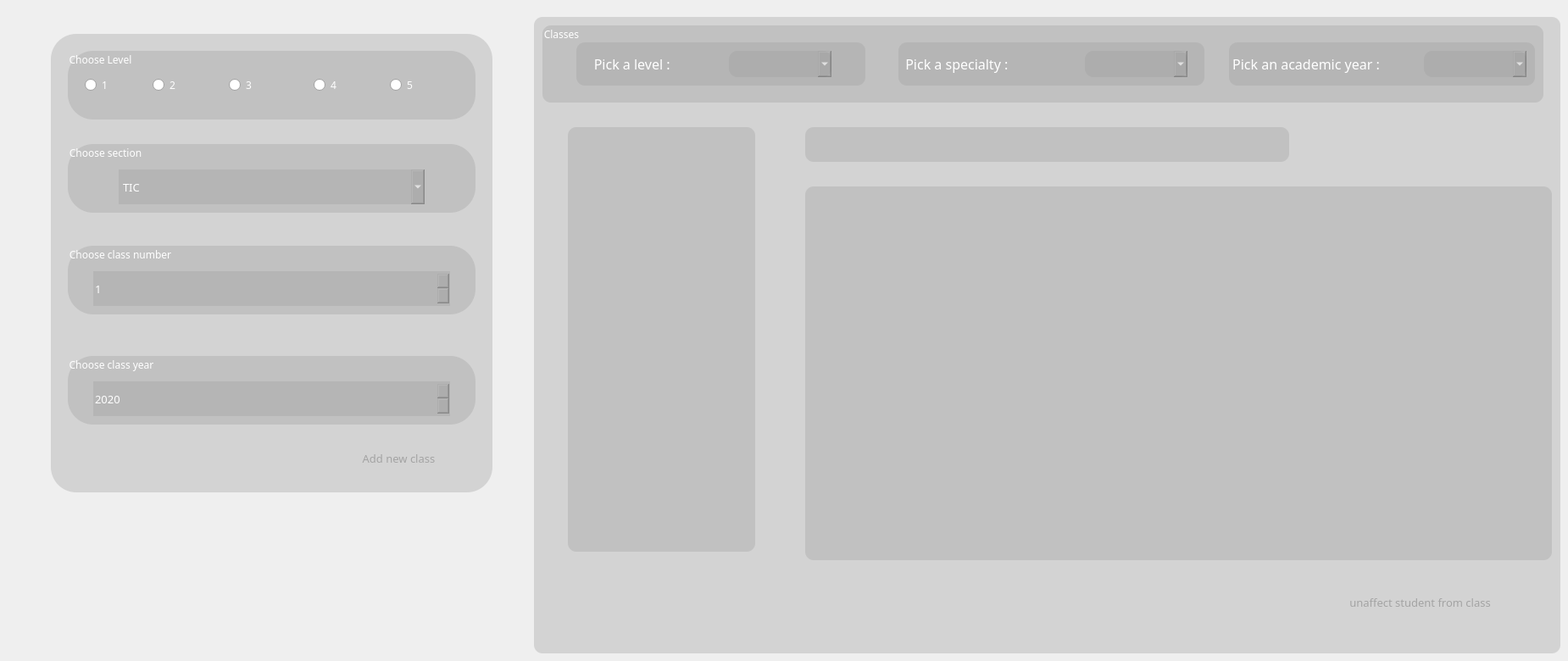
       <widget class="QWidget" name="groups">
        <attribute name="title">
         <string>Manage  Groups</string>
        </attribute>
        <widget class="QWidget" name="widget_2" native="true">
         <property name="geometry">
          <rect>
           <x>60</x>
           <y>40</y>
           <width>521</width>
           <height>541</height>
          </rect>
         </property>
         <property name="styleSheet">
          <string notr="true">background-color: rgba(159, 159, 159,90);
border-radius:30px;</string>
         </property>
         <widget class="QGroupBox" name="level">
          <property name="geometry">
           <rect>
            <x>20</x>
            <y>20</y>
            <width>481</width>
            <height>81</height>
           </rect>
          </property>
          <property name="font">
           <font>
            <family>Roboto Slab Medium</family>
            <pointsize>9</pointsize>
           </font>
          </property>
          <property name="styleSheet">
           <string notr="true">color:white;</string>
          </property>
          <property name="title">
           <string>Choose Level</string>
          </property>
          <widget class="QRadioButton" name="level1">
           <property name="geometry">
            <rect>
             <x>20</x>
             <y>30</y>
             <width>51</width>
             <height>20</height>
            </rect>
           </property>
           <property name="font">
            <font>
             <family>Roboto Slab Medium</family>
             <pointsize>9</pointsize>
            </font>
           </property>
           <property name="styleSheet">
            <string notr="true">QRadioButton{
background:none;
border-radius:3px;}
 QCheckBox::indicator {
     width: 18px;
     height: 18px;
background:none;
 }

  QRadioButton::indicator:checked
  {
    image: url(:/img/dart117_checkbox_disable.png);
  }
  QRadioButton::indicator:unchecked
  {
image:url(:/img/uncheck.png);
  }


 


 
  
</string>
           </property>
           <property name="text">
            <string>1</string>
           </property>
          </widget>
          <widget class="QRadioButton" name="level2">
           <property name="geometry">
            <rect>
             <x>100</x>
             <y>30</y>
             <width>61</width>
             <height>20</height>
            </rect>
           </property>
           <property name="font">
            <font>
             <family>Roboto Slab Medium</family>
             <pointsize>9</pointsize>
            </font>
           </property>
           <property name="styleSheet">
            <string notr="true">QRadioButton{
background:none;
border-radius:3px;}
 QCheckBox::indicator {
     width: 18px;
     height: 18px;
background:none;
 }

  QRadioButton::indicator:checked
  {
    image: url(:/img/dart117_checkbox_disable.png);
  }
  QRadioButton::indicator:unchecked
  {
image:url(:/img/uncheck.png);
  }


 


 
  
</string>
           </property>
           <property name="text">
            <string>2</string>
           </property>
          </widget>
          <widget class="QRadioButton" name="level3">
           <property name="geometry">
            <rect>
             <x>190</x>
             <y>30</y>
             <width>61</width>
             <height>20</height>
            </rect>
           </property>
           <property name="font">
            <font>
             <family>Roboto Slab Medium</family>
             <pointsize>9</pointsize>
            </font>
           </property>
           <property name="styleSheet">
            <string notr="true">QRadioButton{
background:none;
border-radius:3px;}
 QCheckBox::indicator {
     width: 18px;
     height: 18px;
background:none;
 }

  QRadioButton::indicator:checked
  {
    image: url(:/img/dart117_checkbox_disable.png);
  }
  QRadioButton::indicator:unchecked
  {
image:url(:/img/uncheck.png);
  }


 


 
  
</string>
           </property>
           <property name="text">
            <string>3</string>
           </property>
          </widget>
          <widget class="QRadioButton" name="level4">
           <property name="geometry">
            <rect>
             <x>290</x>
             <y>30</y>
             <width>51</width>
             <height>20</height>
            </rect>
           </property>
           <property name="font">
            <font>
             <family>Roboto Slab Medium</family>
             <pointsize>9</pointsize>
            </font>
           </property>
           <property name="styleSheet">
            <string notr="true">QRadioButton{
background:none;
border-radius:3px;}
 QCheckBox::indicator {
     width: 18px;
     height: 18px;
background:none;
 }

  QRadioButton::indicator:checked
  {
    image: url(:/img/dart117_checkbox_disable.png);
  }
  QRadioButton::indicator:unchecked
  {
image:url(:/img/uncheck.png);
  }


 


 
  
</string>
           </property>
           <property name="text">
            <string>4</string>
           </property>
          </widget>
          <widget class="QRadioButton" name="level5">
           <property name="geometry">
            <rect>
             <x>380</x>
             <y>30</y>
             <width>61</width>
             <height>20</height>
            </rect>
           </property>
           <property name="font">
            <font>
             <family>Roboto Slab Medium</family>
             <pointsize>9</pointsize>
            </font>
           </property>
           <property name="styleSheet">
            <string notr="true">QRadioButton{
background:none;
border-radius:3px;}
 QCheckBox::indicator {
     width: 18px;
     height: 18px;
background:none;
 }

  QRadioButton::indicator:checked
  {
    image: url(:/img/dart117_checkbox_disable.png);
  }
  QRadioButton::indicator:unchecked
  {
image:url(:/img/uncheck.png);
  }


 


 
  
</string>
           </property>
           <property name="text">
            <string>5</string>
           </property>
          </widget>
         </widget>
         <widget class="QGroupBox" name="section">
          <property name="geometry">
           <rect>
            <x>20</x>
            <y>130</y>
            <width>481</width>
            <height>81</height>
           </rect>
          </property>
          <property name="font">
           <font>
            <family>Roboto Slab Medium</family>
            <pointsize>9</pointsize>
           </font>
          </property>
          <property name="styleSheet">
           <string notr="true">color:white;</string>
          </property>
          <property name="title">
           <string>Choose section</string>
          </property>
          <widget class="QComboBox" name="classSection">
           <property name="geometry">
            <rect>
             <x>60</x>
             <y>30</y>
             <width>361</width>
             <height>41</height>
            </rect>
           </property>
           <property name="font">
            <font>
             <family>Roboto Slab Medium</family>
             <pointsize>10</pointsize>
            </font>
           </property>
           <item>
            <property name="text">
             <string>TIC</string>
            </property>
           </item>
           <item>
            <property name="text">
             <string>GL</string>
            </property>
           </item>
           <item>
            <property name="text">
             <string>DS</string>
            </property>
           </item>
           <item>
            <property name="text">
             <string>BI</string>
            </property>
           </item>
           <item>
            <property name="text">
             <string>EM</string>
            </property>
           </item>
           <item>
            <property name="text">
             <string>GC</string>
            </property>
           </item>
           <item>
            <property name="text">
             <string>SIM</string>
            </property>
           </item>
           <item>
            <property name="text">
             <string>SLEAM</string>
            </property>
           </item>
           <item>
            <property name="text">
             <string>INFINI</string>
            </property>
           </item>
           <item>
            <property name="text">
             <string>CLOUD</string>
            </property>
           </item>
           <item>
            <property name="text">
             <string>NIDS</string>
            </property>
           </item>
          </widget>
         </widget>
         <widget class="QGroupBox" name="academicyear">
          <property name="geometry">
           <rect>
            <x>20</x>
            <y>380</y>
            <width>481</width>
            <height>81</height>
           </rect>
          </property>
          <property name="font">
           <font>
            <family>Roboto Slab Medium</family>
            <pointsize>9</pointsize>
           </font>
          </property>
          <property name="styleSheet">
           <string notr="true">color:white;</string>
          </property>
          <property name="title">
           <string>Choose class year</string>
          </property>
          <widget class="QSpinBox" name="classacademicyear">
           <property name="geometry">
            <rect>
             <x>30</x>
             <y>30</y>
             <width>421</width>
             <height>41</height>
            </rect>
           </property>
           <property name="font">
            <font>
             <family>Roboto Slab Medium</family>
             <pointsize>10</pointsize>
            </font>
           </property>
           <property name="minimum">
            <number>2020</number>
           </property>
           <property name="maximum">
            <number>2050</number>
           </property>
          </widget>
         </widget>
         <widget class="QGroupBox" name="number">
          <property name="geometry">
           <rect>
            <x>20</x>
            <y>250</y>
            <width>481</width>
            <height>81</height>
           </rect>
          </property>
          <property name="font">
           <font>
            <family>Roboto Slab Medium</family>
            <pointsize>9</pointsize>
           </font>
          </property>
          <property name="styleSheet">
           <string notr="true">color:white;</string>
          </property>
          <property name="title">
           <string>Choose class number</string>
          </property>
          <widget class="QSpinBox" name="classNumber">
           <property name="geometry">
            <rect>
             <x>30</x>
             <y>30</y>
             <width>421</width>
             <height>41</height>
            </rect>
           </property>
           <property name="font">
            <font>
             <family>Roboto Slab Medium</family>
             <pointsize>10</pointsize>
            </font>
           </property>
           <property name="minimum">
            <number>1</number>
           </property>
           <property name="maximum">
            <number>20</number>
           </property>
          </widget>
         </widget>
         <widget class="QPushButton" name="addClass">
          <property name="geometry">
           <rect>
            <x>330</x>
            <y>480</y>
            <width>161</width>
            <height>41</height>
           </rect>
          </property>
          <property name="font">
           <font>
            <family>Roboto Slab Medium</family>
            <pointsize>10</pointsize>
           </font>
          </property>
          <property name="styleSheet">
           <string notr="true">#addClass{
background: rgba(255, 255, 255,100);
border-image:url(:/img/b_l_n.png);
border:none;
	color: rgb(255, 255, 255);
padding:0px;
background:none;
color:#a3a3a3;
}
#addClass:pressed{
border-image:url(:/img/b_l_p.png);}
</string>
          </property>
          <property name="text">
           <string>Add new class</string>
          </property>
         </widget>
        </widget>
        <widget class="QWidget" name="widget_3" native="true">
         <property name="geometry">
          <rect>
           <x>630</x>
           <y>20</y>
           <width>1211</width>
           <height>751</height>
          </rect>
         </property>
         <property name="styleSheet">
          <string notr="true">background-color: rgba(159, 159, 159,90);
border-radius:10px;</string>
         </property>
         <widget class="QGroupBox" name="classes">
          <property name="geometry">
           <rect>
            <x>10</x>
            <y>10</y>
            <width>1181</width>
            <height>91</height>
           </rect>
          </property>
          <property name="font">
           <font>
            <family>Roboto Slab Medium</family>
            <pointsize>9</pointsize>
           </font>
          </property>
          <property name="styleSheet">
           <string notr="true">color:white;</string>
          </property>
          <property name="title">
           <string>Classes</string>
          </property>
          <widget class="QComboBox" name="classLV">
           <property name="geometry">
            <rect>
             <x>220</x>
             <y>30</y>
             <width>121</width>
             <height>31</height>
            </rect>
           </property>
           <property name="font">
            <font>
             <family>Roboto Slab Medium</family>
             <pointsize>10</pointsize>
            </font>
           </property>
           <item>
            <property name="text">
             <string/>
            </property>
           </item>
           <item>
            <property name="text">
             <string>1</string>
            </property>
           </item>
           <item>
            <property name="text">
             <string>2</string>
            </property>
           </item>
           <item>
            <property name="text">
             <string>3</string>
            </property>
           </item>
           <item>
            <property name="text">
             <string>4</string>
            </property>
           </item>
           <item>
            <property name="text">
             <string>5</string>
            </property>
           </item>
          </widget>
          <widget class="QComboBox" name="classAY">
           <property name="geometry">
            <rect>
             <x>1040</x>
             <y>30</y>
             <width>121</width>
             <height>31</height>
            </rect>
           </property>
           <property name="font">
            <font>
             <family>Roboto Slab Medium</family>
             <pointsize>10</pointsize>
            </font>
           </property>
           <item>
            <property name="text">
             <string/>
            </property>
           </item>
           <item>
            <property name="text">
             <string>2020/2021</string>
            </property>
           </item>
           <item>
            <property name="text">
             <string>2021/2022</string>
            </property>
           </item>
           <item>
            <property name="text">
             <string>2022/2023</string>
            </property>
           </item>
           <item>
            <property name="text">
             <string>2023/2024</string>
            </property>
           </item>
           <item>
            <property name="text">
             <string>2024/2025</string>
            </property>
           </item>
           <item>
            <property name="text">
             <string>2025/2026</string>
            </property>
           </item>
           <item>
            <property name="text">
             <string>2026/2027</string>
            </property>
           </item>
           <item>
            <property name="text">
             <string>2027/2028</string>
            </property>
           </item>
           <item>
            <property name="text">
             <string>2028/2029</string>
            </property>
           </item>
          </widget>
          <widget class="QComboBox" name="classST">
           <property name="geometry">
            <rect>
             <x>640</x>
             <y>30</y>
             <width>121</width>
             <height>31</height>
            </rect>
           </property>
           <property name="font">
            <font>
             <family>Roboto Slab Medium</family>
             <pointsize>10</pointsize>
            </font>
           </property>
           <item>
            <property name="text">
             <string/>
            </property>
           </item>
           <item>
            <property name="text">
             <string>TIC</string>
            </property>
           </item>
           <item>
            <property name="text">
             <string>GL</string>
            </property>
           </item>
           <item>
            <property name="text">
             <string>DS</string>
            </property>
           </item>
           <item>
            <property name="text">
             <string>BI</string>
            </property>
           </item>
           <item>
            <property name="text">
             <string>EM</string>
            </property>
           </item>
           <item>
            <property name="text">
             <string>GC</string>
            </property>
           </item>
           <item>
            <property name="text">
             <string>SIM</string>
            </property>
           </item>
           <item>
            <property name="text">
             <string>SLEAM</string>
            </property>
           </item>
           <item>
            <property name="text">
             <string>INFINI</string>
            </property>
           </item>
           <item>
            <property name="text">
             <string>CLOUD</string>
            </property>
           </item>
           <item>
            <property name="text">
             <string>NIDS</string>
            </property>
           </item>
          </widget>
          <widget class="QLabel" name="label_5">
           <property name="geometry">
            <rect>
             <x>40</x>
             <y>20</y>
             <width>341</width>
             <height>51</height>
            </rect>
           </property>
           <property name="font">
            <font>
             <family>Roboto Slab Medium</family>
             <pointsize>12</pointsize>
            </font>
           </property>
           <property name="text">
            <string>     Pick a level :</string>
           </property>
          </widget>
          <widget class="QLabel" name="label_6">
           <property name="geometry">
            <rect>
             <x>420</x>
             <y>20</y>
             <width>361</width>
             <height>51</height>
            </rect>
           </property>
           <property name="font">
            <font>
             <family>Roboto Slab Medium</family>
             <pointsize>12</pointsize>
            </font>
           </property>
           <property name="text">
            <string>  Pick a specialty :</string>
           </property>
          </widget>
          <widget class="QLabel" name="label_7">
           <property name="geometry">
            <rect>
             <x>810</x>
             <y>20</y>
             <width>361</width>
             <height>51</height>
            </rect>
           </property>
           <property name="font">
            <font>
             <family>Roboto Slab Medium</family>
             <pointsize>12</pointsize>
            </font>
           </property>
           <property name="text">
            <string> Pick an academic year :</string>
           </property>
          </widget>
          <zorder>label_7</zorder>
          <zorder>label_6</zorder>
          <zorder>label_5</zorder>
          <zorder>classLV</zorder>
          <zorder>classAY</zorder>
          <zorder>classST</zorder>
         </widget>
         <widget class="QListView" name="classView">
          <property name="geometry">
           <rect>
            <x>40</x>
            <y>130</y>
            <width>221</width>
            <height>501</height>
           </rect>
          </property>
          <property name="font">
           <font>
            <family>Roboto Slab Medium</family>
            <pointsize>10</pointsize>
           </font>
          </property>
          <property name="styleSheet">
           <string notr="true">color:rgb(255, 255, 255);</string>
          </property>
         </widget>
         <widget class="QLabel" name="studlab">
          <property name="geometry">
           <rect>
            <x>320</x>
            <y>130</y>
            <width>571</width>
            <height>41</height>
           </rect>
          </property>
          <property name="font">
           <font>
            <family>Roboto Slab Medium</family>
            <pointsize>10</pointsize>
           </font>
          </property>
          <property name="styleSheet">
           <string notr="true">color:rgb(255, 255, 255)</string>
          </property>
          <property name="text">
           <string/>
          </property>
         </widget>
         <widget class="QTableView" name="classStudentView">
          <property name="geometry">
           <rect>
            <x>320</x>
            <y>200</y>
            <width>881</width>
            <height>441</height>
           </rect>
          </property>
         </widget>
         <widget class="QPushButton" name="unaffectstudent">
          <property name="geometry">
           <rect>
            <x>910</x>
            <y>670</y>
            <width>271</width>
            <height>41</height>
           </rect>
          </property>
          <property name="font">
           <font>
            <family>Roboto Slab Medium</family>
            <pointsize>10</pointsize>
           </font>
          </property>
          <property name="styleSheet">
           <string notr="true">#unaffectstudent{
background: rgba(255, 255, 255,100);
border-image:url(:/img/b_l_n.png);
border:none;
	color: rgb(255, 255, 255);
padding:0px;
background:none;
color:#a3a3a3;
}
#unaffectstudent:pressed{
border-image:url(:/img/b_l_p.png);}
</string>
          </property>
          <property name="text">
           <string>unaffect student from class</string>
          </property>
         </widget>
        </widget>
       </widget>
